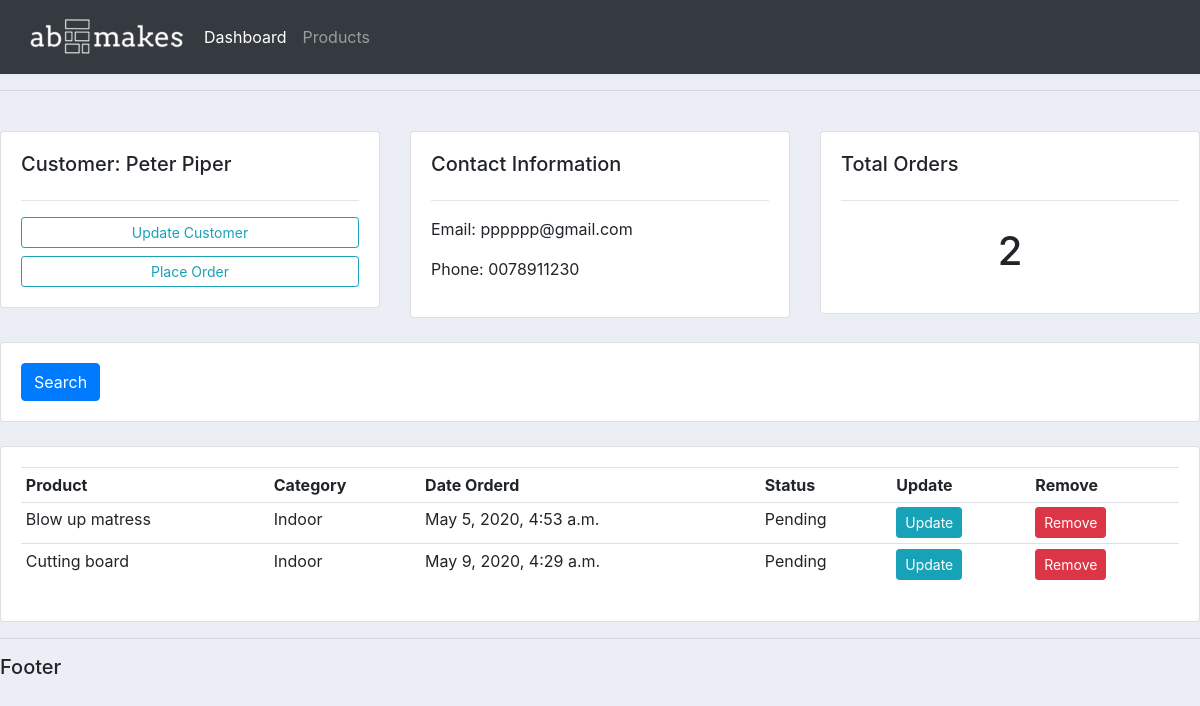
The app's page /customer/2/ with its own data.
### accounts/models.py (models this page shows, shortened)
class Customer(models.Model):
    name = models.CharField(max_length=200, null=True)
    phone = models.CharField(max_length=200, null=True)
    email = models.CharField(max_length=200, null=True)
    date_created = models.DateTimeField(auto_now_add=True, null=True)

class Order(models.Model):
    STATUS = (
        ('Pending', 'Pending'),
        ('Out for Delivery', 'Out for Delivery'),
        ('Delivered', 'Delivered'),
        )
    customer = models.ForeignKey(Customer, null=True, on_delete=models.SET_NULL)
    product = models.ForeignKey(Product, null=True, on_delete=models.SET_NULL)
    date_created = models.DateTimeField(auto_now_add=True, null=True)
    status = models.CharField(max_length=200, null=True, choices=STATUS)

class Product(models.Model):
    CATEGORY = (
        ('Indoor', 'Indoor'),
        ('Outdoors', 'Outdoors')
        )
    name = models.CharField(max_length=200, null=True)
    price = models.FloatField(null=True)
    category = models.CharField(max_length=200, null=True, choices=CATEGORY)
    description = models.CharField(max_length=400, null=True, blank=True)
    date_created = models.DateTimeField(auto_now_add=True, null=True)
    tags = models.ManyToManyField(Tag)
    def __str__(self):
        return self.name

### accounts/views.py (the view)
# urls.py: path('customer/<str:pk>/', views.customer, name="customer"),
def customer(request, pk):
    customerA = Customer.objects.get(id=pk)
    orders = customerA.order_set.all()
    order_count = orders.count()
    context = {'customer':customerA, 'orders':orders, 'order_count':order_count}
    return render(request, "accounts/customer.html", context)

### accounts/templates/accounts/customer.html
{% extends 'accounts/main.html' %}
{% block content %}
<br>
<div class="row">
	<div class="col-md">
		<div class="card card-body">
			<h5>Customer: {{customer.name}}</h5>
			<hr>
			<a class="btn btn-outline-info  btn-sm btn-block" href="">Update Customer</a>
			<a class="btn btn-outline-info  btn-sm btn-block" href="{% url 'create_order' customer.id %}">Place Order</a>
		</div>
	</div>
	<div class="col-md">
		<div class="card card-body">
			<h5>Contact Information</h5>
			<hr>
			<p>Email: {{customer.email}}</p>
			<p>Phone: {{customer.phone}}</p>
		</div>
	</div>
	<div class="col-md">
		<div class="card card-body">
			<h5>Total Orders</h5>
			<hr>
			<h1 style="text-align: center;padding: 10px">{{orders.count}}</h1>
		</div>
	</div>
</div>
<br>
<div class="row">
	<div class="col">
		<div class="card card-body">
			<form method="get">
		    <button class="btn btn-primary" type="submit">Search</button>
		  </form>
		</div>
	</div>
</div>
<br>
<div class="row">
	<div class="col-md">
		<div class="card card-body">
			<table class="table table-sm">
				<tr>
					<th>Product</th>
					<th>Category</th>
					<th>Date Orderd</th>
					<th>Status</th>
					<th>Update</th>
					<th>Remove</th>
				</tr>
				{% for order in orders %}
				<tr>
					<td>{{order.product}}</td>
					<td>{{order.product.category}}</td>
					<td>{{order.date_created}}</td>
					<td>{{order.status}}</td>
					<td><a class="btn btn-sm btn-info" href="{% url 'update_order' order.id %}">Update</a></td>
					<td><a class="btn btn-sm btn-danger" href="{% url 'delete_order' order.id %}">Remove</a></td>
				</tr>
				{% endfor %}
			</table>
		</div>
	</div>
</div>
{% endblock %}

### static/css/main.css (style rules this page uses)
body { background-color: #ebeff5; }

### records on screen
Customer: name "Peter Piper", email "pppppp@gmail.com", phone "0078911230"
Order: product "Blow up matress", product.category "Indoor", date_created "May 5, 2020, 4:53 a.m.", status "Pending"
Order: product "Cutting board", product.category "Indoor", date_created "May 9, 2020, 4:29 a.m.", status "Pending"

### other values on screen
{{ orders.count }} "2"
